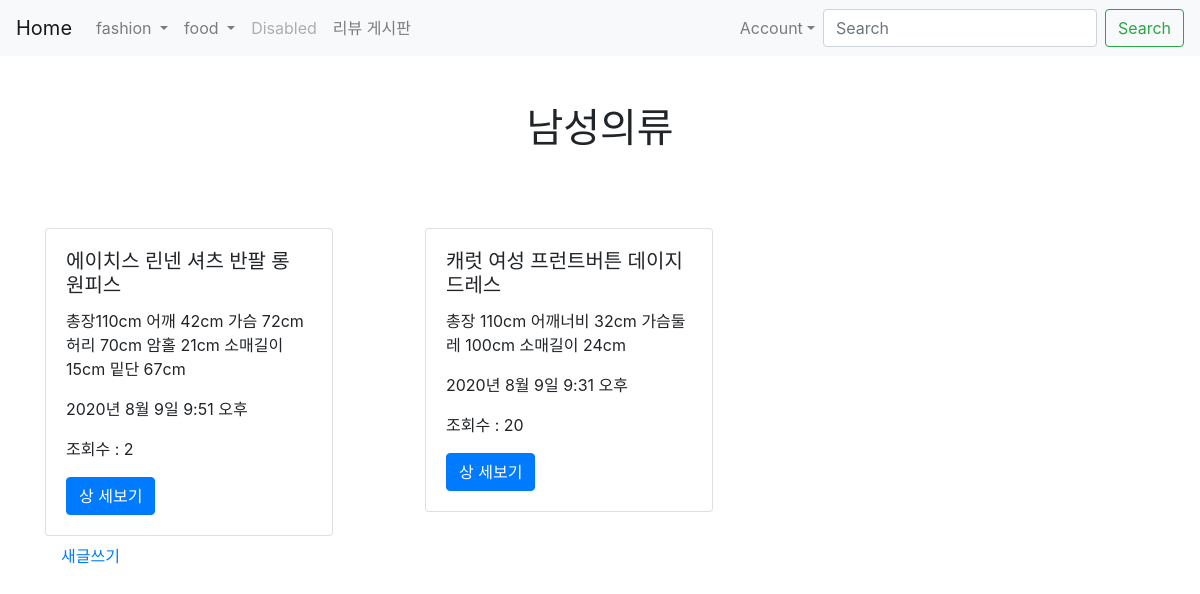
/posts/main2/ (signed in), run on an earlier commit of the app's database.
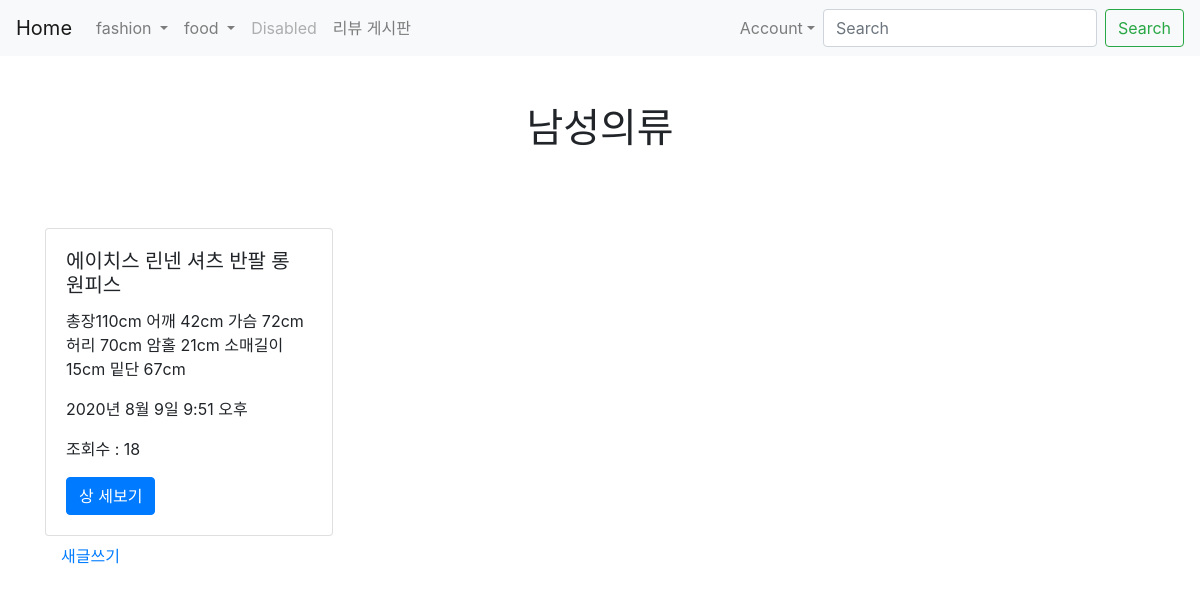
And on a later commit of the database.
### posts/models.py (models this page shows)
class Post(models.Model):
    class Meta:
        ordering = ['-created_at']
    POST_TYPES = [
        ("F", "F"),
        ("M", "M"),
    ]
    title = models.CharField(max_length=50, null=False, verbose_name="상품명")
    content = models.TextField(verbose_name="상세보기")
    price = models.TextField(null = True, verbose_name="가격")
    remaining = models.TextField(null = True, verbose_name="재고")
    view_count = models.IntegerField(default = 0, verbose_name="조회수")
    _type = models.PositiveSmallIntegerField(choices=POST_TYPES, verbose_name="게시글타입", null=True)
    created_at = models.DateTimeField(auto_now_add = True, verbose_name="생성시간")
    updated_at = models.DateTimeField(auto_now = True, verbose_name="수정시간")
    image = models.ImageField(upload_to = 'images/', null = True, verbose_name="상품사진")
    user = models.ForeignKey(User, on_delete = models.CASCADE, null = True)
    gender = models.CharField(max_length=1, null=True)

### posts/views.py (the view)
# urls.py: path('main2/', main2, name="main2"),
def main2(request):
    posts = Post.objects.all()
    return render(request, 'posts/main2.html', {'posts': posts})

### posts/templates/posts/main2.html (shortened to what this page needs)
{% extends 'base.html' %}
{% load static %}
{% block content %}
{% include 'shared/_navbar.html' %}
{% if user.is_authenticated %}
    <div class="container">
    <center><br><br><h1>남성의류<br><br></h1></center>
    <div class="row">
    {% for post in posts %}
        <div class="col-md-4 col-12">
            <div class="card" style="width: 18rem; margin-top: 20px;">
                <div class="card-body">
                    <h5 class="card-title">{{ post.title }}</h5>
                    <p class="card-text">{{ post.content }}</p>
                    <p>{{ post.created_at }}</p>
                    <p>조회수 : {{ post.view_count }}</p>
                    <a href="{% url 'posts:show' post.pk %}" class="btn btn-primary">상 세보기</a>
                </div>
            </div>
        </div>
        {% endfor %}
    </div>
    <a class="nav-link" href="{% url 'posts:new' %}">새글쓰기</a>
    {% else %}
    <h3>로그인 후 이용이 가능합니다.</h3>
    <a href="{% url 'account_login' %}" class="btn btn-warning">로그인</a>
    <a href="{% url 'account_signup' %}" class="btn btn-warning">회원가입</a>
    {% endif %}
</div>
{% endblock %}

What changed in the data, as far as the page shows it:
removed Post: title "캐럿 여성 프런트버튼 데이지 드레스", content "총장 110cm 어깨너비 32cm 가슴둘레 100cm 소매길이 24cm", created_at "2020년 8월 9일 9:31 오후", view_count "20"
changed Post "에이치스 린넨 셔츠 반팔 롱 원피스": view_count "2" → "18"
